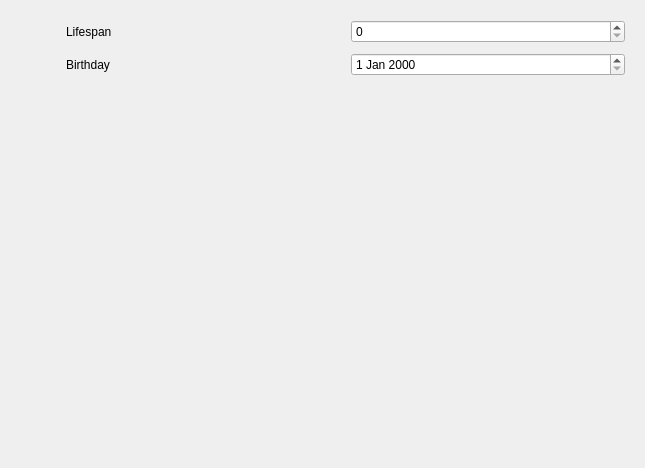
<?xml version="1.0" encoding="UTF-8"?>
<ui version="4.0">
 <class>ModuleSetting</class>
 <widget class="QWidget" name="ModuleSetting">
  <property name="geometry">
   <rect>
    <x>0</x>
    <y>0</y>
    <width>645</width>
    <height>468</height>
   </rect>
  </property>
  <property name="windowTitle">
   <string>Form</string>
  </property>
  <property name="layoutDirection">
   <enum>Qt::LeftToRight</enum>
  </property>
  <layout class="QHBoxLayout" name="horizontalLayout">
   <item>
    <layout class="QVBoxLayout" name="verticalLayout">
     <item>
      <widget class="QPushButton" name="pushButton_page1">
       <property name="text">
        <string/>
       </property>
       <property name="icon">
        <iconset resource="../Program/Python/Lib/site-packages/DongliTeahousePySideWheel/DongliTeahouse.qrc">
         <normaloff>:/white/white_settings.svg</normaloff>:/white/white_settings.svg</iconset>
       </property>
       <property name="iconSize">
        <size>
         <width>32</width>
         <height>32</height>
        </size>
       </property>
       <property name="flat">
        <bool>true</bool>
       </property>
      </widget>
     </item>
     <item>
      <widget class="QPushButton" name="pushButton_page2">
       <property name="text">
        <string/>
       </property>
       <property name="icon">
        <iconset resource="../Program/Python/Lib/site-packages/DongliTeahousePySideWheel/DongliTeahouse.qrc">
         <normaloff>:/white/white_hard-drive.svg</normaloff>:/white/white_hard-drive.svg</iconset>
       </property>
       <property name="iconSize">
        <size>
         <width>32</width>
         <height>32</height>
        </size>
       </property>
       <property name="flat">
        <bool>true</bool>
       </property>
      </widget>
     </item>
     <item>
      <spacer name="verticalSpacer">
       <property name="orientation">
        <enum>Qt::Vertical</enum>
       </property>
       <property name="sizeHint" stdset="0">
        <size>
         <width>20</width>
         <height>40</height>
        </size>
       </property>
      </spacer>
     </item>
    </layout>
   </item>
   <item>
    <widget class="QStackedWidget" name="stackedWidget">
     <property name="currentIndex">
      <number>0</number>
     </property>
     <widget class="QWidget" name="page">
      <layout class="QGridLayout" name="gridLayout">
       <property name="spacing">
        <number>10</number>
       </property>
       <item row="0" column="0">
        <widget class="QLabel" name="label">
         <property name="text">
          <string>Lifespan</string>
         </property>
        </widget>
       </item>
       <item row="2" column="0">
        <widget class="QLabel" name="label_2">
         <property name="text">
          <string>Birthday</string>
         </property>
        </widget>
       </item>
       <item row="4" column="1">
        <spacer name="verticalSpacer_2">
         <property name="orientation">
          <enum>Qt::Vertical</enum>
         </property>
         <property name="sizeHint" stdset="0">
          <size>
           <width>20</width>
           <height>40</height>
          </size>
         </property>
        </spacer>
       </item>
       <item row="0" column="1">
        <widget class="QSpinBox" name="spinBox">
         <property name="maximum">
          <number>1000</number>
         </property>
        </widget>
       </item>
       <item row="2" column="1">
        <widget class="QDateEdit" name="dateEdit"/>
       </item>
      </layout>
     </widget>
     <widget class="QWidget" name="page_2"/>
    </widget>
   </item>
  </layout>
 </widget>
 <resources>
  <include location="../Program/Python/Lib/site-packages/DongliTeahousePySideWheel/DongliTeahouse.qrc"/>
 </resources>
 <connections/>
</ui>
